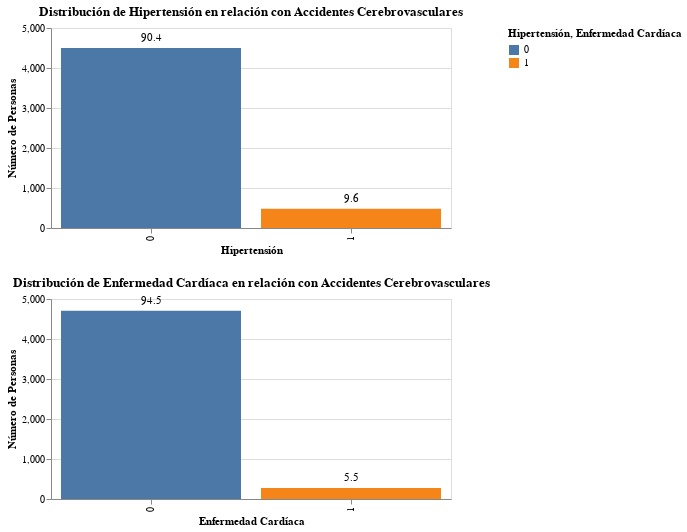

Notebook cell for this chart:
### Markdown cell above
### Insights Importantes 

#### Genero
- La distribución de género muestra una presencia significativa de mujeres en comparación con los hombres en el dataset. Sería interesante explorar si hay una correlación significativa entre el género y la prevalencia de accidentes cerebrovasculares.

#### Tipo de trabajo
- La mayoría de las personas en el dataset trabajan en el sector privado. Podría ser relevante investigar si diferentes tipos de trabajos están asociados con diferentes niveles de riesgo para accidentes cerebrovasculares.

#### Alguna vez casado
- Una gran proporción de las personas en el dataset ha estado casada en algún momento. Investigar la relación entre el estado civil y los accidentes cerebrovasculares podría ofrecer insights adicionales.

### Nota
Estos insights son solo observaciones iniciales basadas en la visualización de los datos. Para establecer relaciones causales o incluso correlaciones fuertes, se necesitarán análisis más robustos, posiblemente utilizando técnicas de aprendizaje automático.

### Code cell
# Inicializar una lista vacía para almacenar los gráficos
binary_charts = []

# Lista de columnas binarias y sus descripciones en español
binary_columns_spanish = [
    {'column': 'hipertensión', 'description': 'Hipertensión'},
    {'column': 'enfermedad_cardíaca', 'description': 'Enfermedad Cardíaca'}
]

# Función para crear un gráfico de barras con etiquetas de porcentaje para una columna binaria
def create_binary_bar_chart_with_percentage(meta, data):
    column_count = data[meta['column']].value_counts().reset_index()
    column_count.columns = [meta['column'], 'Número de Personas']
    total_count = len(data)
    
    column_count['Porcentaje'] = (column_count['Número de Personas'] / total_count) * 100
    
    bar_chart = alt.Chart(column_count).mark_bar().encode(
        x=alt.X(f"{meta['column']}:N", title=meta['description']),
        y=alt.Y('Número de Personas:Q'),
        color=alt.Color(f"{meta['column']}:N", legend=alt.Legend(title=meta['description']))
    ).properties(
        title=f'Distribución de {meta["description"]} en relación con Accidentes Cerebrovasculares',
        width=400,
        height=200
    )
    
    text_chart = alt.Chart(column_count).mark_text(dy=-10).encode(
        x=alt.X(f"{meta['column']}:N"),
        y=alt.Y('Número de Personas:Q'),
        text=alt.Text('Porcentaje:Q', format='.1f')
    )
    
    return bar_chart + text_chart


# Crear gráficos de barras para cada columna binaria y añadirlos a la lista
for meta in binary_columns_spanish:
    binary_charts.append(create_binary_bar_chart_with_percentage(meta, stroke_data_translated))

# Concatenar todos los gráficos binarios verticalmente
final_binary_chart = alt.vconcat(*binary_charts)
final_binary_chart

### Figure 1 — Vega-Lite specification as saved in the notebook (floating-point values rounded to 4 significant figures)
{"config": {"view": {"continuousWidth": 300, "continuousHeight": 300}}, "vconcat": [{"layer": [{"mark": {"type": "bar"}, "encoding": {"color": {"field": "hipertensión", "legend": {"title": "Hipertensión"}, "type": "nominal"}, "x": {"field": "hipertensión", "title": "Hipertensión", "type": "nominal"}, "y": {"field": "Número de Personas", "type": "quantitative"}}, "title": "Distribución de Hipertensión en relación con Accidentes Cerebrovasculares"}, {"mark": {"type": "text", "dy": -10}, "encoding": {"text": {"field": "Porcentaje", "format": ".1f", "type": "quantitative"}, "x": {"field": "hipertensión", "type": "nominal"}, "y": {"field": "Número de Personas", "type": "quantitative"}}}], "data": {"name": "data-059fa90fba802a2d4b169f3832a2395d"}, "height": 200, "width": 400}, {"layer": [{"mark": {"type": "bar"}, "encoding": {"color": {"field": "enfermedad_cardíaca", "legend": {"title": "Enfermedad Cardíaca"}, "type": "nominal"}, "x": {"field": "enfermedad_cardíaca", "title": "Enfermedad Cardíaca", "type": "nominal"}, "y": {"field": "Número de Personas", "type": "quantitative"}}, "title": "Distribución de Enfermedad Cardíaca en relación con Accidentes Cerebrovasculares"}, {"mark": {"type": "text", "dy": -10}, "encoding": {"text": {"field": "Porcentaje", "format": ".1f", "type": "quantitative"}, "x": {"field": "enfermedad_cardíaca", "type": "nominal"}, "y": {"field": "Número de Personas", "type": "quantitative"}}}], "data": {"name": "data-6088653b043a745191a711008f1649ea"}, "height": 200, "width": 400}], "$schema": "https://vega.github.io/schema/vega-lite/v5.8.0.json", "datasets": {"data-059fa90fba802a2d4b169f3832a2395d": [{"hipertensión": 0, "Número de Personas": 4502, "Porcentaje": 90.38}, {"hipertensión": 1, "Número de Personas": 479, "Porcentaje": 9.617}], "data-6088653b043a745191a711008f1649ea": [{"enfermedad_cardíaca": 0, "Número de Personas": 4706, "Porcentaje": 94.48}, {"enfermedad_cardíaca": 1, "Número de Personas": 275, "Porcentaje": 5.521}]}}
